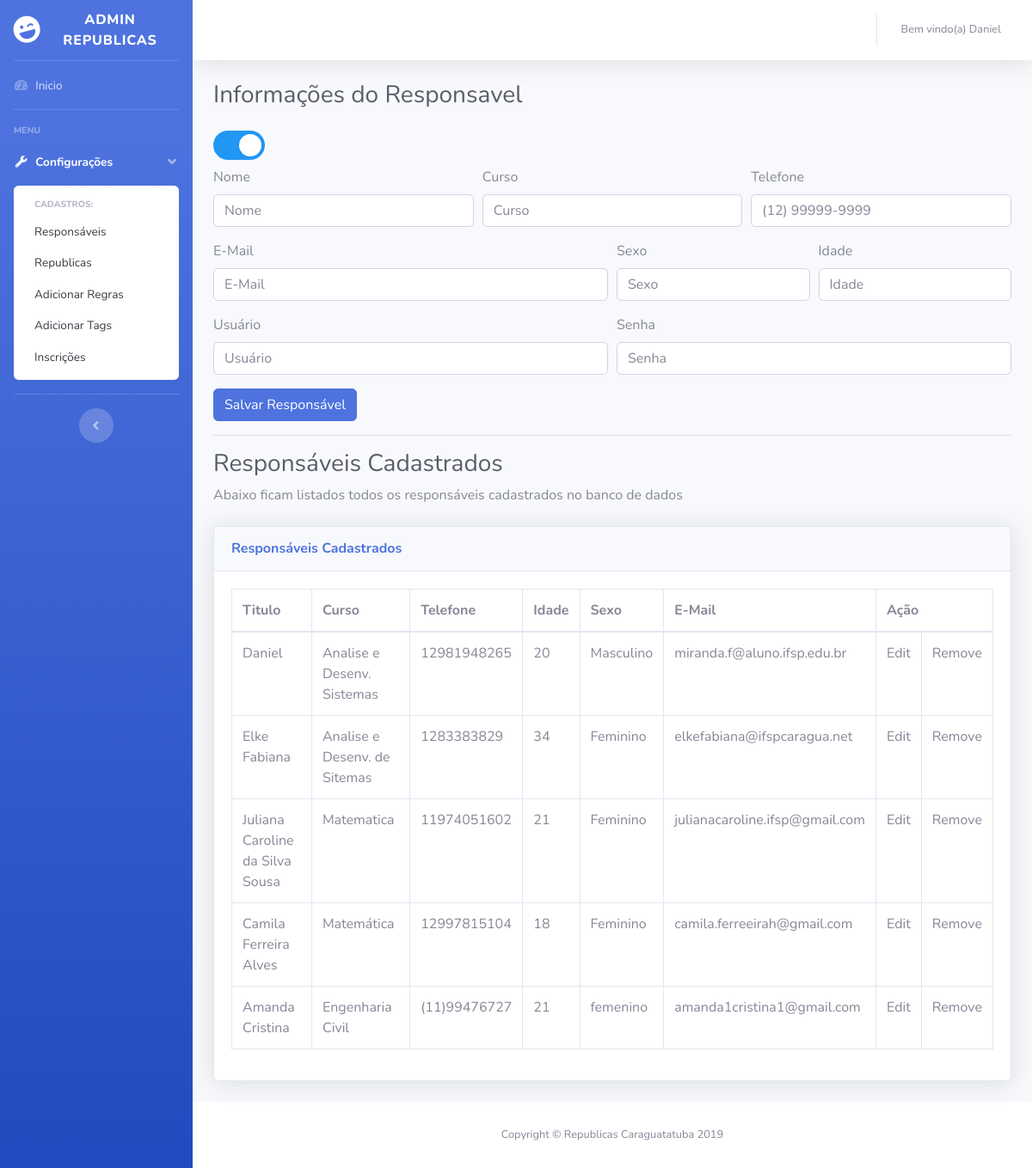
The app's page /admin-reps/responsaveis.php (signed in) with its own data.
### tables this page shows
CREATE TABLE `republica_responsavel` (
  `id` int(11) NOT NULL,
  `nome` varchar(250) DEFAULT NULL,
  `idade` varchar(2) DEFAULT NULL,
  `genero` varchar(100) DEFAULT NULL,
  `curso` varchar(250) DEFAULT NULL,
  `telefone` varchar(12) DEFAULT NULL,
  `email` varchar(100) DEFAULT NULL,
  `usuario` varchar(200) NOT NULL,
  `senha` varchar(200) NOT NULL,
  `ativo` tinyint(1) NOT NULL
);

### admin-reps/Model/crud.php (called while the page is built, shortened)
<?php
function abrirConexao() {
    $conexao = @mysqli_connect(SERVIDOR, USUARIO, SENHA, BANCO) or die(mysqli_connect_error());
    mysqli_set_charset($conexao, CHARSET);
    return $conexao;
}
function executar($sql, $id = false) {
    $conexao = abrirConexao();
    $qry = @mysqli_query($conexao, $sql) or die(@mysqli_error($conexao));
    return $qry;
}
function selecionar($sql) {
    $qry = executar($sql);
    if (!mysqli_num_rows($qry))
        return false;
    else {
        while ($linha = @mysqli_fetch_assoc($qry)) {
            $dados[] = $linha;
        }
        return $dados;
    }
}

### admin-reps/Model/functions.php (called while the page is built, shortened)
<?php
function ConsultaResponsavel(){
    $consulta = selecionar("SELECT * FROM republica_responsavel");
return $consulta;
}
?>

### admin-reps/responsaveis.php (the view, shortened to what this page needs)
<?php
include "Model/functions.php";
include "Model/estrutura_site.php";
iniciar_site("Responsáveis"); ?>
        <div class="container-fluid">
          <h1 class="h3 mb-4 text-gray-800">Informações do Responsavel</h1>
          <form action="op_novo_responsavel.php" method="post">
<label class="switch">
  <span class="slider round"></span>
</label>
          <div class="form-row">
    <div class="col-md-4 mb-3">
      <label for="validationTooltip01">Nome</label>
      <input type="text" class="form-control" id="validationTooltip01" placeholder="Nome" name="nome"  required>
    </div>
    <div class="col-md-4 mb-3">
      <label for="validationTooltip02">Curso</label>
      <input type="text" class="form-control" id="validationTooltip02" placeholder="Curso" name="curso"  required>
    </div>
    <div class="col-md-4 mb-3">
      <label for="validationTooltip02">Telefone</label>
      <input type="text" class="form-control" id="validationTooltip02" placeholder="(12) 99999-9999" name="telefone" required>
    </div>
  </div>
  <div class="form-row">
    <div class="col-md-6 mb-3">
      <label for="validationTooltip03">E-Mail</label>
      <input type="text" class="form-control" id="validationTooltip03" placeholder="E-Mail" name="email" required>
    </div>
    <div class="col-md-3 mb-3">
      <label for="validationTooltip04">Sexo</label>
      <input type="text" class="form-control" id="validationTooltip04" placeholder="Sexo" name="sexo" required>
    </div>
    <div class="col-md-3 mb-3">
      <label for="validationTooltip05">Idade</label>
      <input type="text" class="form-control" id="validationTooltip05" placeholder="Idade" name="idade"  required>
    </div>
    <div class="col-md-6 mb-3">
      <label for="validationTooltip03">Usuário</label>
      <input type="text" class="form-control" id="validationTooltip03" placeholder="Usuário" name="usuario"  required>
    </div>
    <div class="col-md-6 mb-3">
      <label for="validationTooltip03">Senha</label>
      <input type="text" class="form-control" id="validationTooltip03" placeholder="Senha" name="senha" required>
    </div>
  </div>
  <input class="btn btn-primary" type="submit" value="Salvar Responsável">
</form>
<hr>
          <h1 class="h3 mb-2 text-gray-800">Responsáveis Cadastrados</h1>
          <p class="mb-4">Abaixo ficam listados todos os responsáveis cadastrados no banco de dados</p>
          <div class="card shadow mb-4">
            <div class="card-header py-3">
              <h6 class="m-0 font-weight-bold text-primary">Responsáveis Cadastrados</h6>
            </div>
            <div class="card-body">
              <div class="table-responsive">
                <table class="table table-bordered" id="dataTable" width="100%" cellspacing="0">
                  <thead>
                    <tr>
                      <th>Titulo</th>
                      <th>Curso</th>
                      <th>Telefone</th>
                      <th>Idade</th>
                      <th>Sexo</th>
                      <th>E-Mail</th>
                      <th colspan="2">Ação</th>
                    </tr>
                  </thead>
                  <tbody>
                  <?php $responsaveis = ConsultaResponsavel();
                   foreach($responsaveis as $responsavel):
                  ?>
                    <tr>
                      <td><?php echo $responsavel['nome']; ?></td>
                      <td><?php echo $responsavel['curso']; ?></td>
                      <td><?php echo $responsavel['telefone']; ?></td>
                      <td><?php echo $responsavel['idade']; ?></td>
                      <td><?php echo $responsavel['genero']; ?></td>
                      <td><?php echo $responsavel['email']; ?></td>
                      <td><a>Edit</a></td>
                      <td><a>Remove</a></td>
                    </tr>
                   <?php endforeach; ?>
                  </tbody>
                </table>
              </div>
            </div>
          </div>
</div>

### admin-reps/css/style.css (style rules this page uses)
.switch { position: relative; display: inline-block; width: 60px; height: 34px; }
.slider { position: absolute; cursor: pointer; top: 0; left: 0; right: 0; bottom: 0; background-color: #ccc; -webkit-transition: .4s; transition: .4s; }
.slider:before { position: absolute; content: ""; height: 26px; width: 26px; left: 4px; bottom: 4px; background-color: white; -webkit-transition: .4s; transition: .4s; }
input:checked + .slider { background-color: #2196F3; }
input:checked + .slider:before { -webkit-transform: translateX(26px); -ms-transform: translateX(26px); transform: translateX(26px); }
.slider.round { border-radius: 34px; }
.slider.round:before { border-radius: 50%; }

### records on screen
republica_responsavel: nome "Daniel", curso "Analise e Desenv. Sistemas", telefone "12981948265", idade "20", genero "Masculino", email "miranda.f@aluno.ifsp.edu.br"
republica_responsavel: nome "Elke Fabiana", curso "Analise e Desenv. de Sitemas", telefone "1283383829", idade "34", genero "Feminino", email "elkefabiana@ifspcaragua.net"
republica_responsavel: nome "Juliana Caroline da Silva Sousa", curso "Matematica", telefone "11974051602", idade "21", genero "Feminino", email "julianacaroline.ifsp@gmail.com"
republica_responsavel: nome "Camila Ferreira Alves", curso "Matemática", telefone "12997815104", idade "18", genero "Feminino", email "camila.ferreeirah@gmail.com"
republica_responsavel: nome "Amanda Cristina", curso "Engenharia Civil", telefone "(11)99476727", idade "21", genero "femenino", email "amanda1cristina1@gmail.com"

### other values on screen
$_SESSION['nome'] "Daniel"
